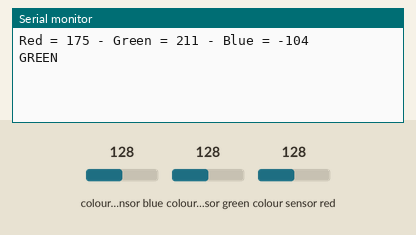
Simulated run of this sketch. Board: Arduino Uno, built with avr-gcc and run on an emulated ATmega328P. On the bench: the last lines printed to the serial monitor. Wiring (inferred from the names in the program): TCS3200 colour sensor: output pin 8; S2 pin 6; S3 pin 7; S0 pin 4; S1 pin 5. The test bench sets the inputs (shaded band); at power-on: colour sensor green 128, colour sensor red 128, colour sensor blue 128.

Above: at 1.2 s.
1.3 s: colour sensor green set to 5
At 2.2 s:
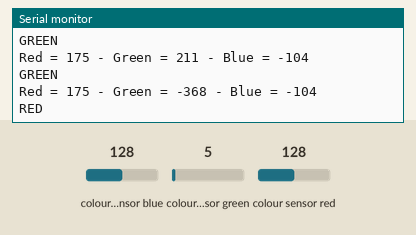
3.9 s: colour sensor red set to 5
At 5.3 s:
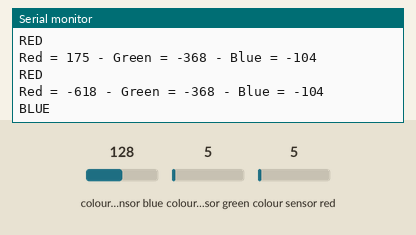
6.9 s: colour sensor blue set to 5
At 7.7 s:
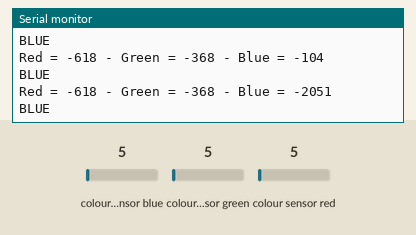

Measured:
- after the input at 1.3 s, the serial monitor: prints a new line after 0.50 s (image 1)
- after the input at 3.9 s, the serial monitor: prints a new line after 0.91 s (image 2)
- after the input at 6.9 s, the serial monitor: prints a new line after 0.32 s (image 3)

The sketch:

colorSensor.ino
```cpp
#define S0 4
#define S1 5
#define S2 6
#define S3 7
#define sensorOut 8

// Calibration Values
// Get these from Calibration Sketch

int redMin = 22; // Red minimum value
int redMax = 76; // Red maximum value
int greenMin = 26; // Green minimum value
int greenMax = 100; // Green maximum value
int blueMin = 8; // Blue minimum value
int blueMax = 30; // Blue maximum value

// Variables for Color Pulse Width Measurements

int redPW = 0;
int greenPW = 0;
int bluePW = 0;

// Variables for final Color values

int redValue;
int greenValue;
int blueValue;

void setup() {

  // Set S0 - S3 as outputs
  pinMode(S0, OUTPUT);
  pinMode(S1, OUTPUT);
  pinMode(S2, OUTPUT);
  pinMode(S3, OUTPUT);

  // Set Sensor output as input
  pinMode(sensorOut, INPUT);

  // Set Frequency scaling to 20%
  digitalWrite(S0,HIGH);
  digitalWrite(S1,LOW);

  // Setup Serial Monitor
  Serial.begin(9600);
}

void loop() {
  int maxim = -1;
  int redFlag = 0;
  int greenFlag = 0;
  int blueFlag = 0;

  // Read Red value
  redPW = getRedPW();
  // Map to value from 0-255
  redValue = map(redPW, redMin,redMax,255,0);
  // Delay to stabilize sensor
  delay(200);

  // Read Green value
  greenPW = getGreenPW();
  // Map to value from 0-255
  greenValue = map(greenPW, greenMin,greenMax,255,0);
  // Delay to stabilize sensor
  delay(200);

  // Read Blue value
  bluePW = getBluePW();
  // Map to value from 0-255
  blueValue = map(bluePW, blueMin,blueMax,255,0);
  // Delay to stabilize sensor
  delay(200);

  // Print output to Serial Monitor
  Serial.print("Red = ");
  Serial.print(redValue);
  Serial.print(" - Green = ");
  Serial.print(greenValue);

  Serial.print(" - Blue = ");
  Serial.println(blueValue);

  int red = redValue;
  int green = greenValue;
  int blue = blueValue;

  maxim = red;
  if (maxim < green) {
    maxim = green;
  }

  if(maxim < blue) {
    maxim = blue;
  }

  if (red < 100 && green < 100 && blue < 100) {
    Serial.println("BLUE");
  } else {
    if (red > 250 && green > 250 && blue > 250) {
      Serial.println("YELLOW");
    } else {
      if(maxim == red) {
        Serial.println("RED");
      } else {
        if (maxim == green) {
          Serial.println("GREEN");
        } else {
          Serial.println("BLUE");
        }
      }
    }
  }
}


// Function to read Red Pulse Widths
int getRedPW() {

  // Set sensor to read Red only
  digitalWrite(S2,LOW);
  digitalWrite(S3,LOW);
  // Define integer to represent Pulse Width
  int PW;
  // Read the output Pulse Width
  PW = pulseIn(sensorOut, LOW);
  // Return the value
  return PW;

}

// Function to read Green Pulse Widths
int getGreenPW() {

  // Set sensor to read Green only
  digitalWrite(S2,HIGH);
  digitalWrite(S3,HIGH);
  // Define integer to represent Pulse Width
  int PW;
  // Read the output Pulse Width
  PW = pulseIn(sensorOut, LOW);
  // Return the value
  return PW;

}

// Function to read Blue Pulse Widths
int getBluePW() {

  // Set sensor to read Blue only
  digitalWrite(S2,LOW);
  digitalWrite(S3,HIGH);
  // Define integer to represent Pulse Width
  int PW;
  // Read the output Pulse Width
  PW = pulseIn(sensorOut, LOW);
  // Return the value
  return PW;

}
```
